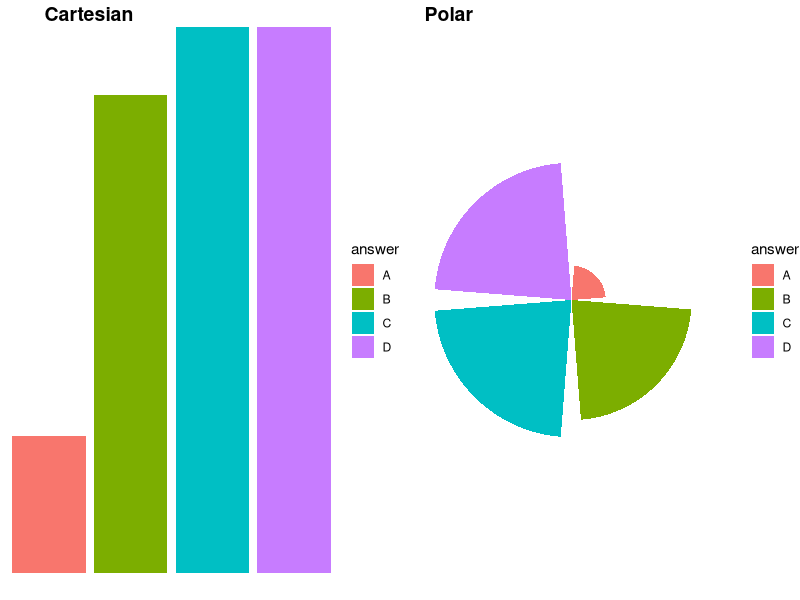

The R script that drew this image:
## ---- chunk 1
library("knitr")

if (!("cowplot" %in% installed.packages()))
  install.packages("cowplot")

knitr::opts_chunk$set(fig.align = "center", 
                      fig.height = 6, 
                      fig.width = 8, 
                      warning = FALSE,
                      message = FALSE)
## ---- chunk 2
library("tidyverse")
library("cowplot")

theme_set(theme_void())
## ---- chunk 3

set.seed(7) # Set a random number "seed" so that we all get the same random numbers

# The tibble function creates a table of data
# We're defining two new variables: "question" and "answer"
# Question is just a sequence of numbers from 1 to 50 (made using the ":" operator)
# Answer is a random draw of the letters A, B, C, and D
# We use the sample() function to draw randomly from a given set
# LETTERS is a built-in array of capital letters. We want our set to be the first 4 letters
# We draw 50 times with replacement (i.e., we allow the same letter to be drawn multiple times)
exam <- tibble(question = 1:50, answer = sample(x = LETTERS[1:4], size = 50, replace = TRUE))
## ---- chunk 4
# your R code goes here
## ---- chunk 5
# your R code goes here
## ---- chunk 6
# your R code goes here
## ---- chunk 7
# your R code goes here
## ---- chunk 8
# your R code goes here
## ---- chunk 9
# your R code goes here
## ---- chunk 10
# First plot
p1 <- ggplot(exam, aes(x = answer, fill = answer)) +
  geom_bar()

# Second plot
p2 <- ggplot(exam, aes(x = answer, fill = answer)) +
  geom_bar() +
  coord_polar()

plot_grid(p1, p2, nrow = 1, labels = c("Cartesian", "Polar"))
## ---- chunk 11
# your R code goes here
## ---- chunk 12
# your R code goes here
## ---- chunk 13
# your R code goes here
